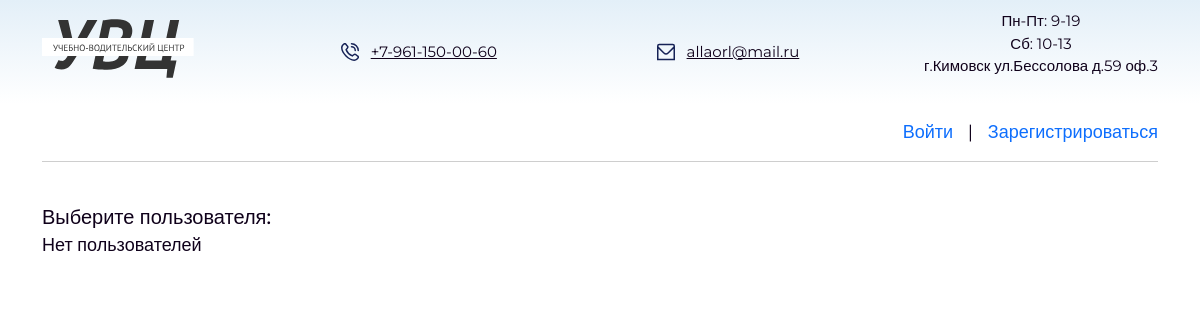
/users/user_profile/teacher_notice/, run on an earlier commit of the app's database.
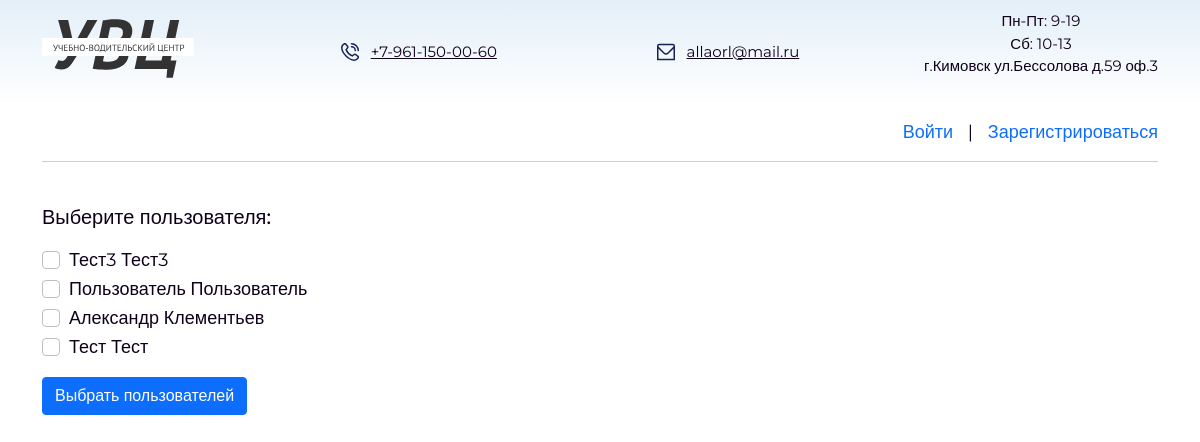
And on a later commit of the database.
### users/models.py (models this page shows)
class User(AbstractUser):
    email = models.EmailField(
        _('email address'),
        unique=True,
    )
    email_verify = models.BooleanField(default=False)
    surname = models.CharField(max_length=255, blank=True, null=True)
    phone = models.CharField(max_length=255, blank=True, null=True)
    USERNAME_FIELD = 'email'
    REQUIRED_FIELDS = []

### users/views.py (the view)
# urls.py: path('user_profile/teacher_notice/', teacher_notice, name='teacher_notice'),
def  teacher_notice(request):
    group = Group.objects.get(id=2)
    users_sorted = User.objects.filter(email_verify=True, groups=group)
    context = {'users': users_sorted}
    return render(request, 'teacher_notice.html', context)

### templates/teacher_notice.html (shortened to what this page needs)
{% load static %}
<!DOCTYPE html>
<html lang="ru">
<head>
    <link href="https://cdn.jsdelivr.net/npm/bootstrap@5.0.2/dist/css/bootstrap.min.css" rel="stylesheet">
    <link rel="stylesheet" href="{% static 'css/main.css' %}">
</head>
<body>
    <header>
        <div class="container">
            <div class="header-els">
                <div class="header-icon">
                    <img src="{% static 'img/logo.svg' %}" alt="logo" class="logo">
                </div>
                <a href="tel:+7-961-150-00-60" class="item-menu menu-bg tel-menu">+7-961-150-00-60</a>
                <a href="mailto:allaorl@mail.ru" class="item-menu menu-bg mail-menu">allaorl@mail.ru</a>
                <p class="text-menu">Пн-Пт: 9-19 <br> Сб: 10-13 <br>
                    г.Кимовск ул.Бессолова д.59 оф.3 </p>
            </div>
        </div>
    </header>
    <main>
        <nav class="container">
            <ul class="nav">
                <li class="nav-item nav-item-logout">
                    {% if user.is_authenticated %}
                        <a href="{% url 'logout' %}" class="nav-link img-exit">Выйти</a>
                    {% else %}
                        <a href="{% url 'login' %}" class="nav-login" >Войти </a>|<a href="{% url 'register' %}" class="nav-login" > Зарегистрироваться</a>
                    {% endif %}
                </li>
            </ul>
        </nav>
        <div class="container">
            <form method="post" id="users-mes-form">
                <div class="title-notation">Выберите пользователя:</div>
                {% if users %}
                    <ul class="list-users">
                        {% for user in users %}
                            <li>
                                <div class="form-check">
                                    <input class="form-check-input" type="checkbox" name="user_radio" id="user_{{ user.id }}" value="{{ user.id }}">
                                    <label class="form-check-label" for="user_{{ user.id }}">
                                        {{ user.first_name }} {{ user.last_name }}
                                    </label>
                                </div>
                            </li>
                        {% endfor %}
                    </ul>
                    <button type="button" class="btn btn-primary" data-bs-toggle='modal' data-bs-target='#exampleModal'>Выбрать пользователей</button>
                {% else %}
                    <p>Нет пользователей</p>
                {% endif %}
            </form>
        </div>
    </main>
</body>
</html>

What changed in the data, as far as the page shows it:
now on this page (row unchanged): User: first_name "Тест3", last_name "Тест3"
now on this page (row edited): User: first_name "Пользователь", last_name "Пользователь"
now on this page (row edited): User: first_name "Александр", last_name "Клементьев"
now on this page (row unchanged): User: first_name "Тест", last_name "Тест"
Also different on the page:
text no longer shown: "Нет пользователей"
text now shown: "Выбрать пользователей"
